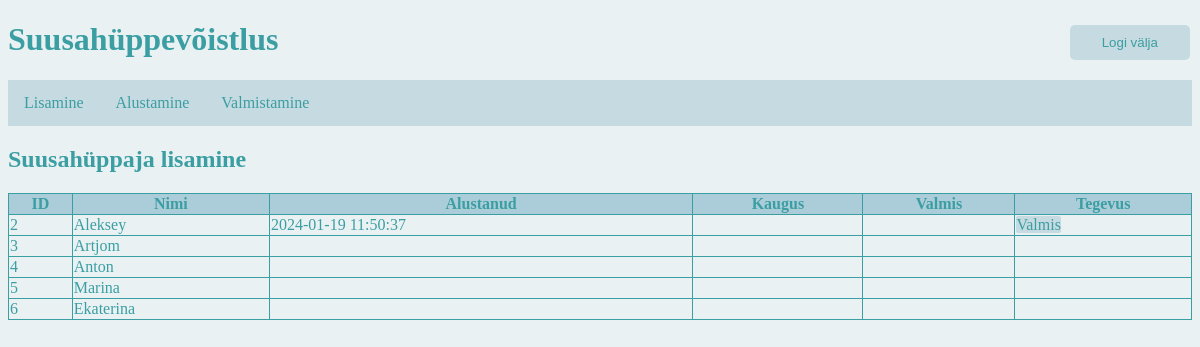
The app's page /valmis.php with its own data.
### tables this page shows
CREATE TABLE `suusahyppajad` (
  `id` int(11) NOT NULL,
  `nimi` varchar(30) NOT NULL,
  `alustanud` datetime DEFAULT NULL,
  `kaugus` int(11) DEFAULT NULL,
  `valmis` datetime DEFAULT NULL
);

### valmis.php (the view, shortened to what this page needs)
<!doctype html>
<html lang="et">
<head>
    <link rel="stylesheet" href="style.css" type="text/css">
</head>
<body>
<button onclick="document.location='logout.php'">Logi välja</button>
<header>
    <h1>Suusahüppevõistlus</h1>
</header>
<?php include('nav.php'); ?>
<h2>Suusahüppaja lisamine</h2>
<table border="1">
    <tr>
        <th>ID</th>
        <th>Nimi</th>
        <th>Alustanud</th>
        <th>Kaugus</th>
        <th>Valmis</th>
        <th>Tegevus</th>
    </tr>
    <?php
    global $yhendus;
    $kask = $yhendus->prepare("SELECT id,alustanud,kaugus,valmis,nimi FROM suusahyppajad");
    $kask->bind_result($id, $alus, $kaugus, $valmis, $nimi);
    $kask->execute();
    while ($kask->fetch()) {
        if ($valmis == null) {
            echo "<tr>";
            echo "<td>" . $id . "</td>";
            echo "<td>" . $nimi . "</td>";
            echo "<td>" . $alus . "</td>";
            echo "<td>" . $kaugus . "</td>";
            echo "<td>" . $valmis . "</td>";
            echo "<td>";
            if ($alus != null && $valmis == null) {
                echo "<a href='?valmistamine=$id'>Valmis</a>";
            }
            echo "</td> </tr>";
        }
    }
    ?>
</table>
</body>
</html>

### style.css (style rules this page uses)
body { background-color: #E9F1F3; color: #3B9EA2; }
table { width: 100%; border: solid 1pt #3B9EA2; border-collapse: collapse; }
th { background-color: #abcdd9; }
a { color: #3B9EA2; background-color: #C6DAE1; border-radius: 2px; text-decoration: none; }
button { border: none; padding: 10px 32px; text-decoration: none; margin: 4px 2px; cursor: pointer; border-radius: 5px; float: right; color: #3B9EA2; background-color: #C6DAE1; }

### records on screen
suusahyppajad: id "2", nimi "Aleksey", alustanud "2024-01-19 11:50:37"
suusahyppajad: id "3", nimi "Artjom"
suusahyppajad: id "4", nimi "Anton"
suusahyppajad: id "5", nimi "Marina"
suusahyppajad: id "6", nimi "Ekaterina"
